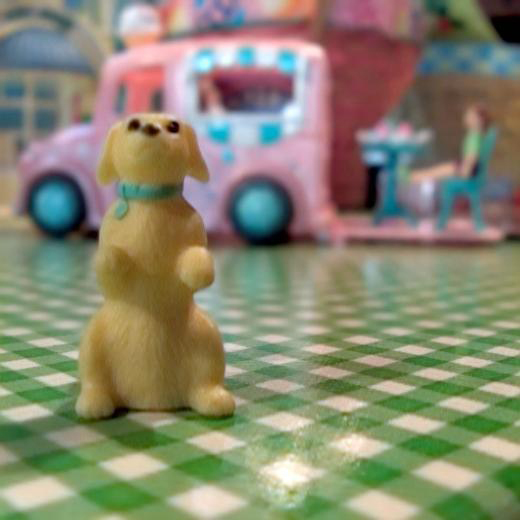
%> input picture matlab/Proposed/Focus/lytro-17-A.jpg, 520 x 520 px
$ octave DemofigPatch_pz7.m   (GNU Octave 9; MATLAB toolbox functions it lacks are replaced by stand-ins)
%> lines starting %> are read from the running program, lines starting %| are printed output that depends on the picture
%close all;clear all;clc;
addpath(genpath('Evaluation'));
%% input two multi-focus images
[imagename1, imagepath1] = uigetfile('Focus\*.jpg;*.bmp;*.png;*.tif;*.tiff;*.pgm;*.gif','Please choose the first input image');
%> the answer given: Focus/lytro-17-A.jpg
image_input1=imread(strcat(imagepath1,imagename1));
%> image_input1 is the input picture: size 520x520x3 uint8; mean R, G, B 135.8, 133.9, 111.5
gray_image_input1 = rgb2gray(image_input1); %change rgb to gray,
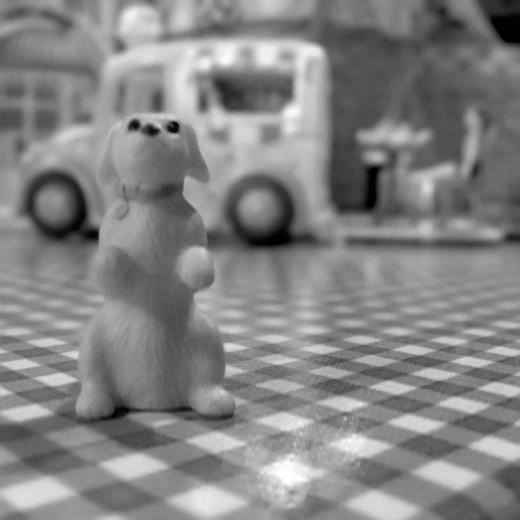
%> gray_image_input1: size 520x520 uint8; min 0, max 255, mean 131.9
[imagename2, imagepath2]=uigetfile('Focus\*.jpg;*.bmp;*.png;*.tif;*.tiff;*.pgm;*.gif','Please choose the second input image');
%> the answer given: Focus/lytro-17-B.jpg
image_input2 = imread(strcat(imagepath2,imagename2));
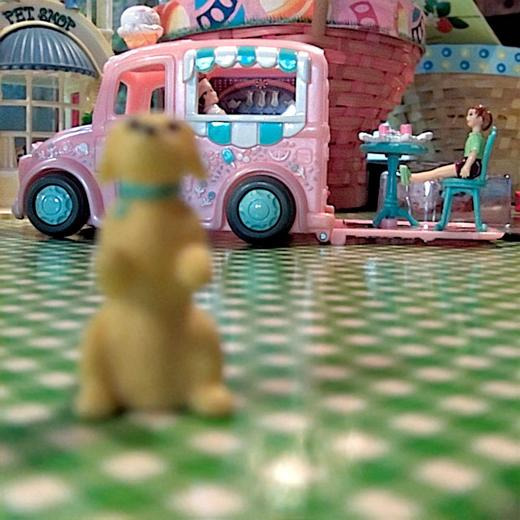
%> input picture matlab/Proposed/Focus/lytro-17-B.jpg, 520 x 520 px
%> image_input2 is the input picture: size 520x520x3 uint8; mean R, G, B 133.2, 131.6, 109.6
gray_image_input2 = rgb2gray(image_input2); %change rgb to gray,
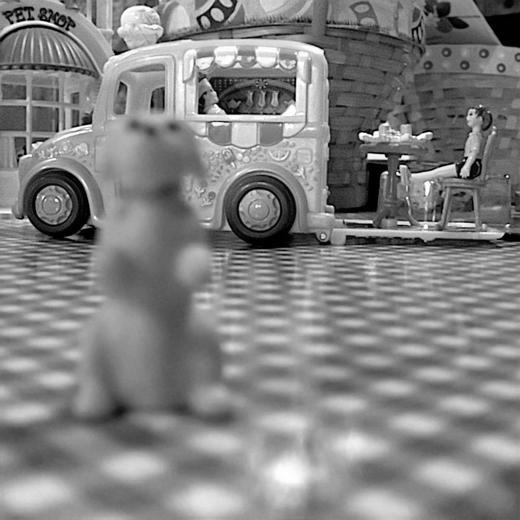
%> gray_image_input2: size 520x520 uint8; min 0, max 255, mean 129.6
%> (the run ends here)
